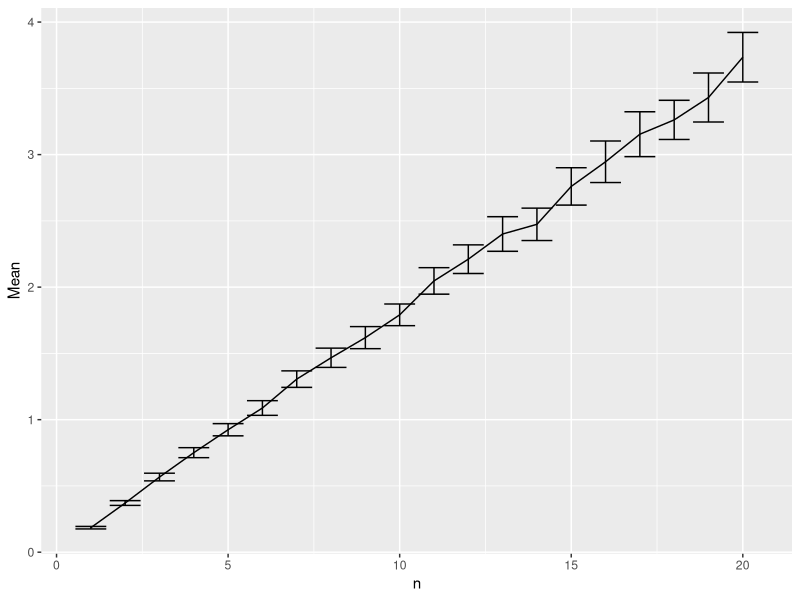
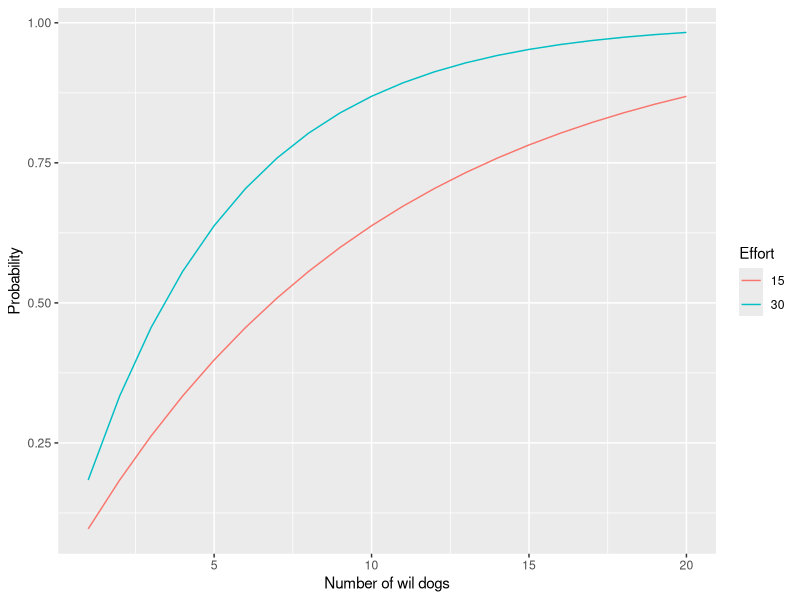

R code for these plots, in order:
library(ggplot2)
results <- "./Results" # where the results are stored

n<-1:20
pt <- c(0.0965566668227816, 0.183790143737638)
nsim <- 1000
pTrapping_15 <- 1-(1-pt[1])^n
pTrapping_30 <- 1-(1-pt[2])^n
dt <- data.frame(n=c(n,n), 
                 Probability=c(pTrapping_15, pTrapping_30), 
                 Effort=factor(c(rep(15, length(n)), rep(30, length(n)))))
p_one<-ggplot(dt, aes(n, Probability, col=Effort)) + geom_line() + xlab("Number of wil dogs")
ggsave(file.path(results,"plot_ProbofTrappingOneDog.png"), 
       plot = p_one, width = 18, height = 15, units = "cm")



ncapt <- mapply(rbinom, size=n, prob=pt[2], MoreArgs = list(n=nsim))
Mean <- colMeans(ncapt)
Sd <- apply(ncapt, 2, sd)
Se <- (1.96 * Sd^2)/sqrt(nsim)
dt_ncapture <- data.frame(n, Mean, Lower=Mean - Se, Upper=Mean + Se)
ggplot(dt_ncapture, aes(n, Mean)) + geom_line() + 
  geom_errorbar(aes(ymin = Lower, ymax=Upper))
